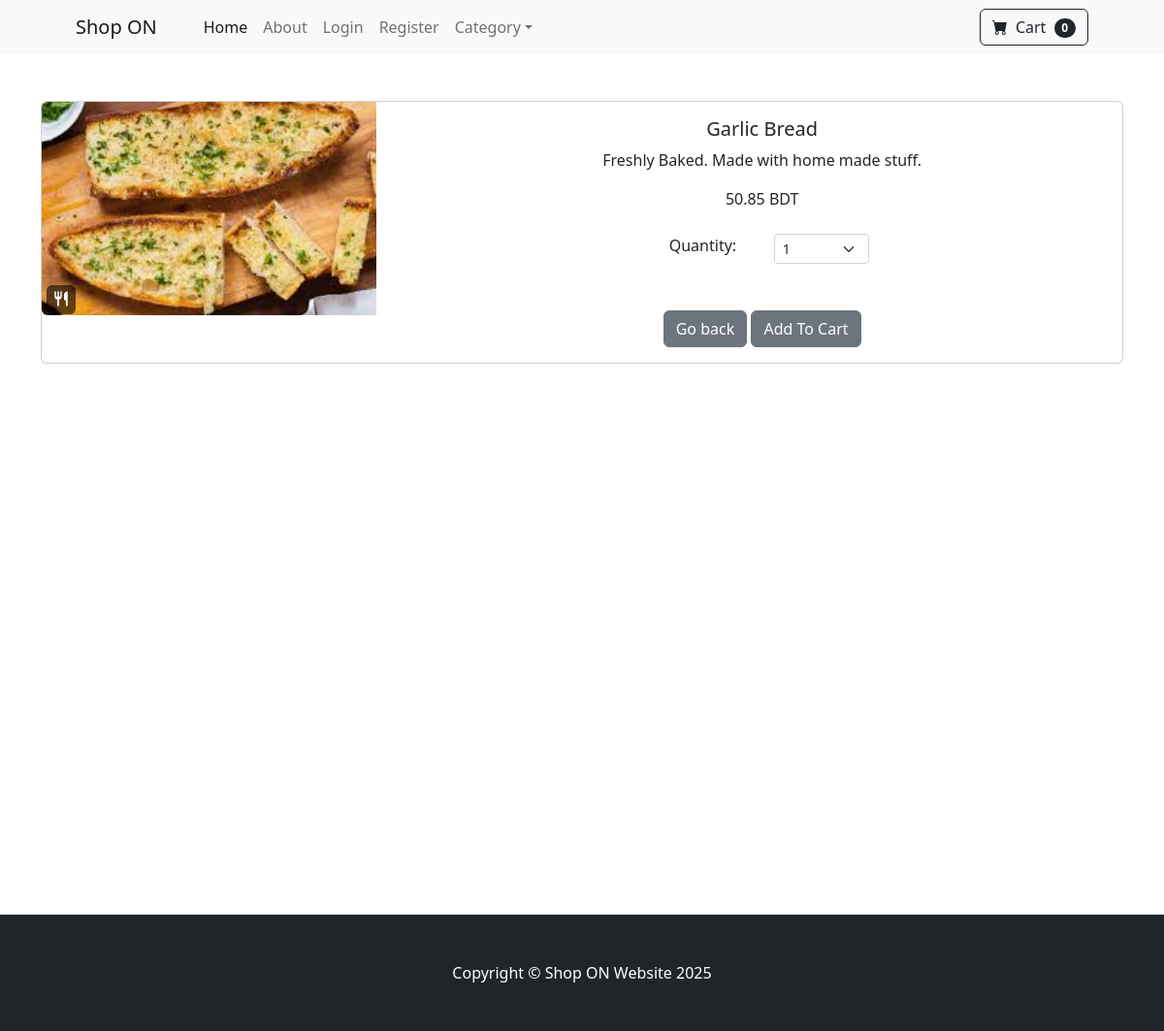
The app's page /product/2 with its own data.
### store/models.py (models this page shows, shortened)
class Product(models.Model):
  name = models.CharField(max_length=100)
  price = models.DecimalField(default=0, decimal_places=2, max_digits=10)
  category = models.ForeignKey(Category, on_delete=models.CASCADE, default=1)
  description = models.CharField(max_length=500, default='', blank=True, null=True)
  image = models.ImageField(upload_to='uploads/product/')
  is_sale = models.BooleanField(default=False)
  sale_price = models.DecimalField(default=0, decimal_places=2, max_digits=10)

### store/views.py (the view)
# urls.py: path('product/<int:pk>', views.product, name='product'),
def product(request,pk):
    product = Product.objects.get(id=pk)
    return render(request, 'product.html', {'product':product})

### cart/cart.py (called while the page is built)
  def __len__(self):
    return len(self.cart)

### cart/context_processors.py (called while the page is built)
def cart(request):
  return {'cart': Cart(request)}

### store/templates/product.html (shortened to what this page needs)
{% extends 'base.html' %}
{% block content %}
<div class="container">
  <br><br>
  <div class="card mb-3" >
    <div class="row g-0">
      <div class="col-md-4">
        <img src="{{ product.image.url }}" class="img-fluid rounded-start" alt="...">
      </div>
      <div class="col-md-8">
        <div class="card-body">
        <center>
          <h5 class="card-title">{{ product.name }}</h5>
          <p class="card-text">{{ product.description }}</p>
          {% if product.is_sale %}
            <strike> {{ product.price }} BDT </strike> &nbsp
            {{ product.sale_price }} BDT
          {% else %}
            {{ product.price }} BDT
          {% endif %}
          <br><br>
          <div class="row justify-content-center">
            <div class="col-md-2">Quantity: </div>
              <div class="col-md-2">
                <select class="form-select form-select-sm" id="qty-cart">
                  <option value="1">1</option>
                </select>
              </div>
            </div>
          <br><br>
          <a href="{% url 'home' %} " class="btn btn-secondary">Go back</a>
          <button type="button" value="{{ product.id }}" class="btn btn-secondary" id="add-cart">Add To Cart</button>
        </center>
        </div>
      </div>
    </div>
  </div>
</div>
<br><br><br><br><br><br>
<br><br><br><br><br><br>
<br><br><br><br><br><br>
<br><br><br><br><br>
{% endblock %}

### records on screen
Product: image (picture), name "Garlic Bread", description "Freshly Baked. Made with home made stuff.", price "50.85"

### other values on screen
{{ cart|length }} "0"
